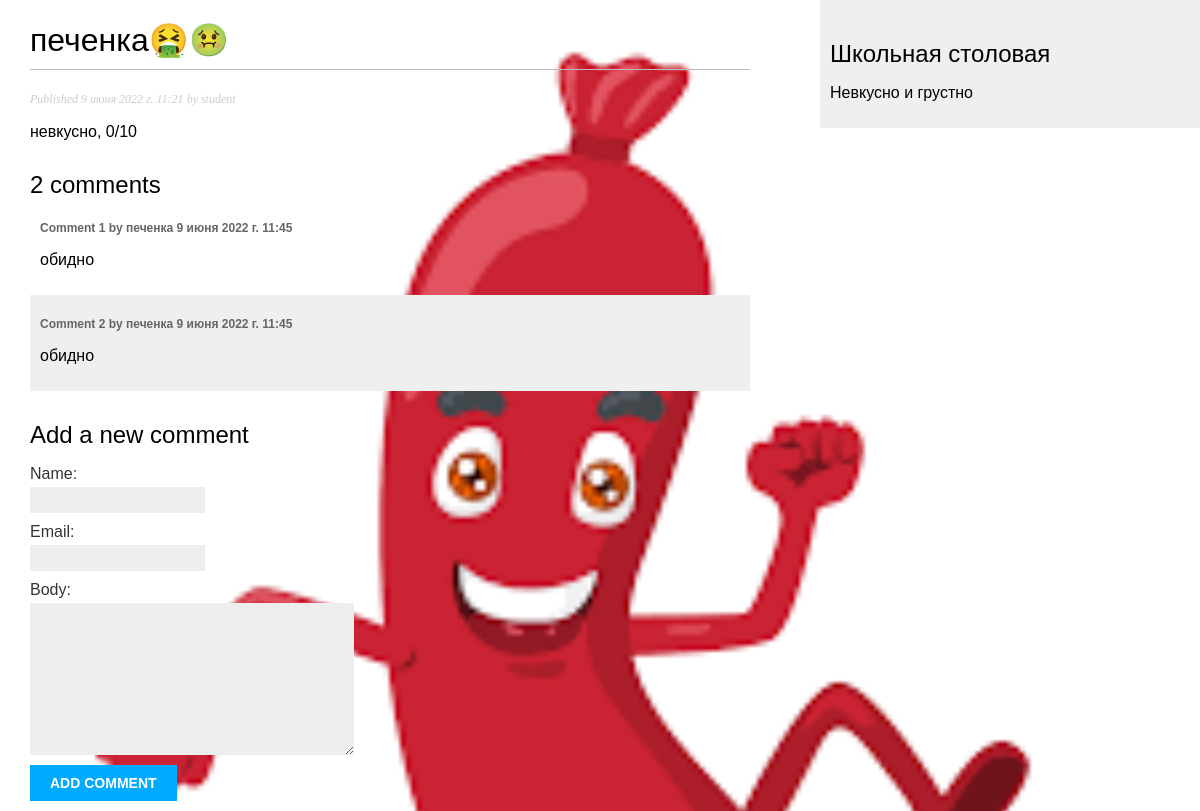
The app's page /blog/2/ with its own data.
### blog/models.py (models this page shows, shortened)
class Post(models.Model):
    class Status(models.TextChoices):
        DRAFT = 'DF', 'Draft'
        PUBLISHED = 'PB', 'Published'
    title = models.CharField(max_length=250)
    slug = models.SlugField(max_length=250)
    author = models.ForeignKey(User,
        on_delete=models.CASCADE,
        related_name='blog_posts')
    body = models.TextField()
    publish = models.DateTimeField(default=timezone.now)
    created = models.DateTimeField(auto_now_add=True)
    updated = models.DateTimeField(auto_now=True)
    status = models.CharField(max_length=2,
        choices=Status.choices,
        default=Status.DRAFT)
    objects = models.Manager() # The default manager.
    published = PublishedManager() # Our custom manager.
    class Meta:
        ordering = ['-publish']
        indexes = [
            models.Index(fields=['-publish']),
        ]

class Comment(models.Model):
    post = models.ForeignKey(Post, on_delete=models.CASCADE, related_name='comments')
    name = models.CharField(max_length=80)
    email = models.EmailField()
    body = models.TextField()
    created = models.DateTimeField(auto_now_add=True)
    updated = models.DateTimeField(auto_now=True)
    active = models.BooleanField(default=True)
    class Meta:
        ordering = ['created']
        indexes = [
            models.Index(fields=['created']),
        ]

### blog/views.py (the view)
# urls.py: path('<int:id>/', views.post_detail, name='post_detail'),
def post_detail(request, id):
    post = get_object_or_404(Post, id=id, status=Post.Status.PUBLISHED)
    comments = post.comments.filter(active=True)
    form = CommentForm()
    return render(request, 'blog/post/detail.html', {'post': post, 'comments': comments,
'form': form})

### blog/forms.py
class CommentForm(forms.ModelForm):
    class Meta:
        model = Comment
        fields = ['name', 'email', 'body']

### blog/templates/blog/post/detail.html (shortened to what this page needs)
{% extends "blog/base.html" %}
{% block content %}
  <h1>{{ post.title }}</h1>
  <p class="date">
    Published {{ post.publish }} by {{ post.author }}
  </p>
  {{ post.body|linebreaks }}
{% with comments.count as total_comments %}
  <h2>{{ total_comments }} comment{{ total_comments|pluralize }}</h2>
{% endwith %}
{% for comment in comments %}
  <div class="comment">
    <p class="info">
      Comment {{ forloop.counter }} by {{ comment.name }}
      {{ comment.created }}
    </p>
    {{ comment.body|linebreaks }}
  </div>
{% empty %}
  <p>There are no comments yet.</p>
{% endfor %}
<h2>Add a new comment</h2>
  <form action="{% url "blog:post_comment" post.id %}" method="post">
    {{ form.as_p }}
    <p><input type="submit" value="Add comment"></p>
  </form>
{% endblock %}

### blog/static/css/blog.css (style rules this page uses)
body { margin:0; padding:0; font-family: helvetica, sans-serif; background: url(../img/images.png) no-repeat; background-size: cover; }
h1 { font-weight:normal; border-bottom:1px solid #bbb; padding:0 0 10px 0; }
h2 { font-weight:normal; margin:30px 0 0; }
p.date { color:#ccc; font-family: georgia, serif; font-size: 12px; font-style: italic; }
label { float:left; clear:both; color:#333; margin-bottom:4px; }
input, textarea { clear:both; float:left; margin:0 0 10px; background:#ededed; border:0; padding:6px 10px; font-size:12px; }
input[type=submit] { font-weight:bold; background:#00abff; color:#fff; padding:10px 20px; font-size:14px; text-transform:uppercase; }
.comment { padding:10px; }
.comment:nth-child(even) { background:#efefef; }
.comment .info { font-weight:bold; font-size:12px; color:#666; }

### records on screen
Post: title "печенка🤮🤢", publish "9 июня 2022 г. 11:21", author "student", body "невкусно, 0/10"
Comment: name "печенка", created "9 июня 2022 г. 11:45", body "обидно"
Comment: name "печенка", created "9 июня 2022 г. 11:45", body "обидно"

### other values on screen
{{ total_comments }} "2"
